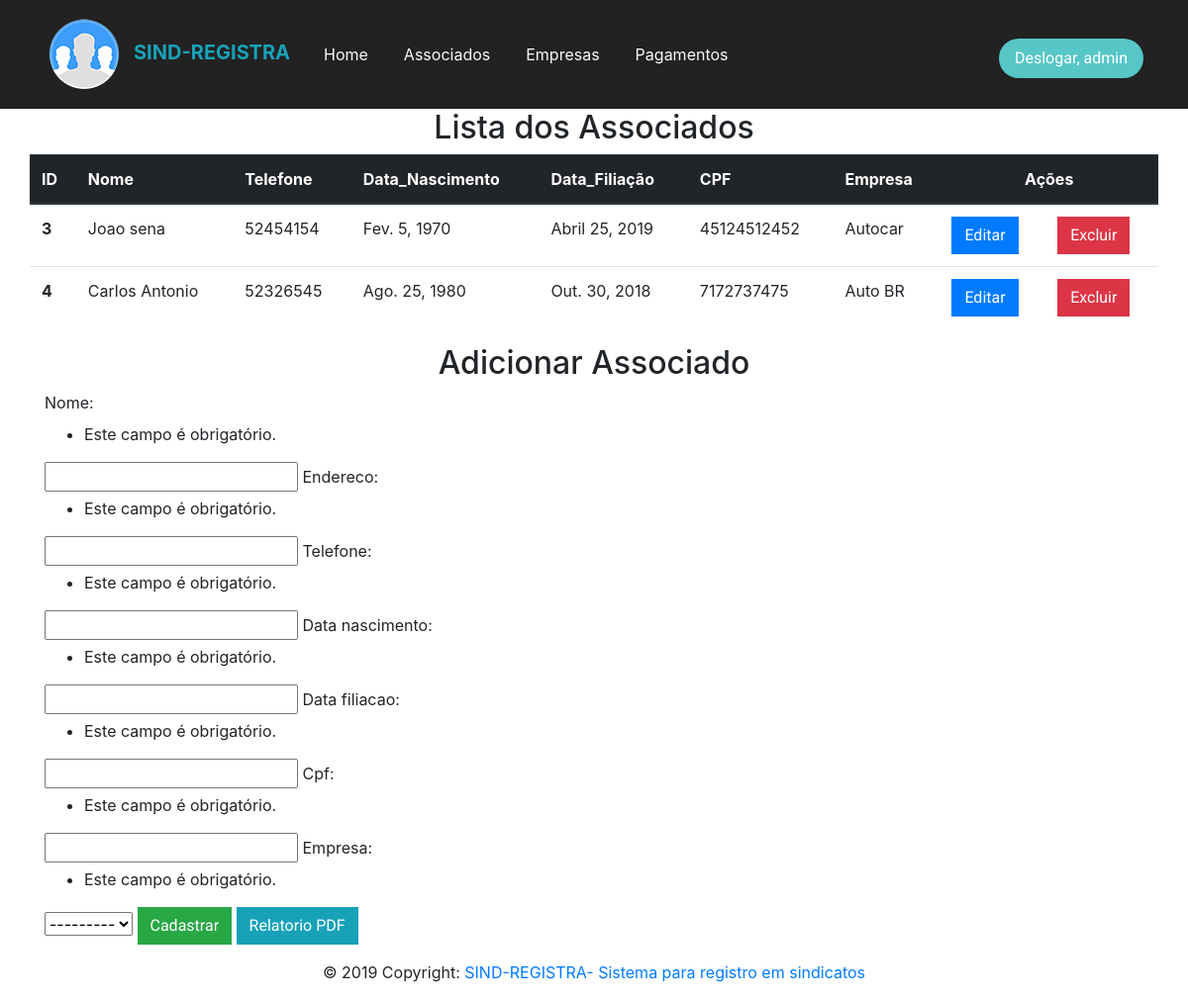
The page /associados/ (signed in) on the database its author committed.
### core/models.py (models this page shows, shortened)
class Associado(models.Model):
    nome = models.CharField(max_length=100)
    endereco = models.CharField(max_length=100)
    telefone = models.CharField(max_length=12)
    data_nascimento = models.DateField()
    data_filiacao = models.DateField()
    cpf = models.CharField(max_length=12)
    empresa = models.ForeignKey(Empresa, on_delete=models.CASCADE)

class Empresa(models.Model):
    nome = models.CharField(max_length=100)
    endereco= models.CharField(max_length=100)
    telefone = models.CharField(max_length=12)
    cnpj = models.CharField(max_length=12)
    def __str__(self):
        return self.nome

### core/views.py (the view)
# urls.py: path('associados/',lista_associados, name = 'core_lista_associados'),
@login_required
def lista_associados(request):
    associados = Associado.objects.all()
    form = AssociadoForm(request.POST)
    return render(request, 'core/lista_associados.html', {'associados': associados, 'form': form})

### core/forms.py
class AssociadoForm(ModelForm):
  class Meta:
    model = Associado
    fields = "__all__"

### core/templates/core/lista_associados.html (shortened to what this page needs)
{% extends 'base.html' %}
{% load bootstrap %}
{% block conteudo %}
        <div class="col-md-auto">
         <div class="table-responsive">
                        <table class="table">
                                        <h2 class="text-center">Lista dos Associados</h2>
                                 <thead class="thead-dark">
                                         <tr>
                                            <th scope="col">ID</th>
                                            <th scope="col">Nome</th>
                                            <th scope="col">Telefone</th>
                                            <th scope="col">Data_Nascimento</th>
                                          <th scope="col">Data_Filiação</th>
                                            <th scope="col">CPF</th>
                                            <th scope="col">Empresa</th>
                                            <th colspan = '2' style="text-align:center" scope="col">Ações</th>
                                          </tr>
                                 </thead>
                                        <tbody>
                                                {% for associado in associados %}
                                          <tr>
                                            <th scope="row">{{associado.id}}</th>
                                            <td>{{associado.nome}}</td>
                                            <td>{{associado.telefone}}</td>
                                            <td>{{associado.data_nascimento}}</td>
                                            <td>{{associado.data_filiacao}}</td>
                                            <td>{{associado.cpf}}</td>
                                            <td>{{associado.empresa}}</td>
                                            <td><a href="{% url 'core_associado_update' associado.id %}" class="btn btn-primary">Editar</td>
                                            <td><a href="{% url 'core_associado_delete' associado.id %}" class="btn btn-danger">Excluir</td>
                                          </tr>
                                            {% endfor %}
                                        </tbody>
                          </table>
                          <div class="container">
                          <div class="row justify-content-md-center">
                <div class="col-md-auto">
                        <h2 class="text-center">Adicionar Associado</h2>
                </div>
</div>
                     <form action="{% url 'core_associado_novo' %}" method="POST">
                          {{form|bootstrap }}
                         <button type="submit" class="btn btn-success">Cadastrar</button>
                         <a class="btn btn-info" href="{% url 'relatorio_associados' %}">Relatorio PDF</a>
          </form>
        </div>
<!DOCTYPE html>
<html lang="pt-br">
<head>
</head>
<body>
             </div>
          </body>
          {% endblock conteudo %}

### templates/base.html (shortened to what this page needs)
{% load staticfiles %}
<!DOCTYPE html>
<html>
<head>
    <link rel="stylesheet" href="{% static 'css/bootstrap.min.css' %}">
    <link rel="stylesheet" href="{% static 'css/Navigation-with-Button.css' %}">
    <link rel="stylesheet" href="{% static 'css/sticky-dark-top-nav-with-dropdown.css' %}">
    <link rel="stylesheet" href="{% static 'css/styles.css' %}">
</head>
<body>
    <nav class="navbar navbar-light navbar-expand-md navbar-fixed-top navigation-clean-button">
        <div class="container"><a class="navbar-brand" href=""><span class="text-info"><img class="img-fluid" src="{% static 'img/profile.png' %}" width="100" height="100" style="width: 100;height: 100;">SIND-REGISTRA</span> </a>
            <div
                class="collapse navbar-collapse" id="navcol-1">
                <ul class="nav navbar-nav nav-right">
                    <li class="nav-item" role="presentation"><a class="nav-link text-capitalize text-light" href="/">Home</a></li>
                    <li class="nav-item" role="presentation"><a class="nav-link text-capitalize text-light" href="{% url 'core_lista_associados' %}">Associados</a></li>
                    <li class="nav-item" role="presentation"><a class="nav-link text-capitalize text-light" href="{% url 'core_lista_empresas' %}">Empresas</a></li>
                    <li class="nav-item" role="presentation"><a class="nav-link text-capitalize text-light" href="{% url 'core_lista_pagamentos' %}">Pagamentos</a></li>
                </ul>
                {% if user.is_authenticated %}
                <p class="ml-auto navbar-text actions">
                    <a class="btn btn-primary action-button" role="button" href="{% url 'logout'%}">Deslogar, {{ user }}</a></p>
                {% endif %}
        </div>
        </div>
    </nav>
    <div class="container-fluid">
     {% block conteudo %}{% endblock conteudo %}
     <div class="footer-copyright text-center py-3">© 2019 Copyright:
            <a href="http://127.0.0.1:8000"> SIND-REGISTRA- Sistema para registro em sindicatos</a>
          </div>
</body>
</html>

### static/css/Navigation-with-Button.css (style rules this page uses)
.navigation-clean-button { background: #fff; padding-top: .75rem; padding-bottom: .75rem; color: #333; border-radius: 0; box-shadow: none; border: none; margin-bottom: 0; }
@media (min-width:768px) { .navigation-clean-button { padding-top: 1rem; padding-bottom: 1rem; } }
.navigation-clean-button .navbar-brand { font-weight: bold; color: inherit; }
.navigation-clean-button .navbar-collapse, .navigation-clean-button .form-inline { border-top-color: #ddd; }
.navigation-clean-button.navbar .navbar-nav .nav-link { padding-left: 18px; padding-right: 18px; }
.navigation-clean-button.navbar-light .navbar-nav .nav-link { color: #465765; }
.navigation-clean-button .navbar-text .action-button, .navigation-clean-button .navbar-text .action-button:active, .navigation-clean-button .navbar-text .action-button:hover { background: #56c6c6; border-radius: 20px; font-size: inherit; color: #fff; box-shadow: none; border: none; text-shadow: none; padding: .5rem 1rem; transition: background-color 0.25s; font-size: inherit; }

### static/css/sticky-dark-top-nav-with-dropdown.css (style rules this page uses)
.navigation-clean-button { background: #222222; padding-top: 10px; padding-bottom: 10px; color: #f2f5f8; border-radius: 0; box-shadow: none; border: none; margin-bottom: 0; }
.navigation-clean-button .navbar-brand { font-weight: bold; color: inherit; }
.navigation-clean-button .navbar-brand img { height: 100%; display: inline-block; margin-right: 10px; width: auto; }
.navigation-clean-button .navbar-collapse, .navigation-clean-button .navbar-form { border-top-color: #ddd; }
.navigation-clean-button.navbar .navbar-nav > li > a { padding-left: 18px; padding-right: 18px; }
.navigation-clean-button .actions { margin-top: 7px; margin-bottom: 0; }
.navigation-clean-button .action-button, .navigation-clean-button .action-button:active { background: transparent; border-radius: 0; color: #e04c40; box-shadow: none; border: 1px solid #e04c40; text-shadow: none; padding: 10px 22px; transition: background-color 0.25s; }
.navbar { margin-bottom: 0; }
.btn { border-radius: 0; }
.btn { font-family: 'Roboto'; font-weight: 400; }

### rows shown on the page
Associado: id "3", nome "Joao sena", telefone "52454154", data_nascimento "Fev. 5, 1970", data_filiacao "Abril 25, 2019", cpf "45124512452", empresa "Autocar"
Associado: id "4", nome "Carlos Antonio", telefone "52326545", data_nascimento "Ago. 25, 1980", data_filiacao "Out. 30, 2018", cpf "7172737475", empresa "Auto BR"

### other values the page prints
{{ user }} "admin"
